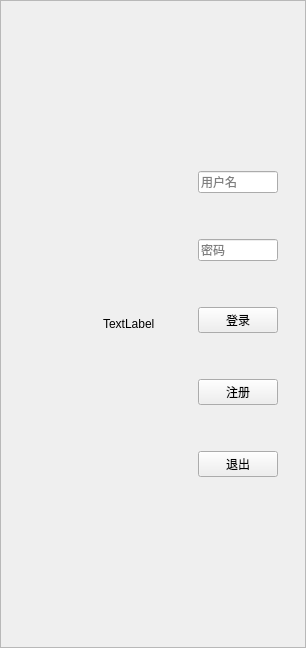
     <widget class="QWidget" name="init">
      <property name="sizePolicy">
       <sizepolicy hsizetype="Expanding" vsizetype="Expanding">
        <horstretch>7</horstretch>
        <verstretch>7</verstretch>
       </sizepolicy>
      </property>
      <property name="autoFillBackground">
       <bool>true</bool>
      </property>
      <layout class="QGridLayout" name="gridLayout_3" rowstretch="0">
       <property name="leftMargin">
        <number>0</number>
       </property>
       <property name="topMargin">
        <number>0</number>
       </property>
       <property name="rightMargin">
        <number>0</number>
       </property>
       <property name="bottomMargin">
        <number>0</number>
       </property>
       <item row="0" column="0">
        <widget class="QFrame" name="init_page">
         <property name="sizePolicy">
          <sizepolicy hsizetype="Expanding" vsizetype="Expanding">
           <horstretch>7</horstretch>
           <verstretch>7</verstretch>
          </sizepolicy>
         </property>
         <property name="autoFillBackground">
          <bool>true</bool>
         </property>
         <property name="styleSheet">
          <string notr="true"/>
         </property>
         <property name="frameShape">
          <enum>QFrame::StyledPanel</enum>
         </property>
         <property name="frameShadow">
          <enum>QFrame::Raised</enum>
         </property>
         <layout class="QGridLayout" name="gridLayout_9">
          <item row="0" column="0">
           <spacer name="verticalSpacer_23">
            <property name="orientation">
             <enum>Qt::Vertical</enum>
            </property>
            <property name="sizeHint" stdset="0">
             <size>
              <width>20</width>
              <height>161</height>
             </size>
            </property>
           </spacer>
          </item>
          <item row="1" column="0">
           <layout class="QHBoxLayout" name="horizontalLayout_7" stretch="5,1,2,1,1">
            <item>
             <spacer name="horizontalSpacer_16">
              <property name="orientation">
               <enum>Qt::Horizontal</enum>
              </property>
              <property name="sizeHint" stdset="0">
               <size>
                <width>40</width>
                <height>20</height>
               </size>
              </property>
             </spacer>
            </item>
            <item>
             <widget class="QLabel" name="reminder">
              <property name="text">
               <string>TextLabel</string>
              </property>
             </widget>
            </item>
            <item>
             <spacer name="horizontalSpacer_13">
              <property name="orientation">
               <enum>Qt::Horizontal</enum>
              </property>
              <property name="sizeHint" stdset="0">
               <size>
                <width>40</width>
                <height>20</height>
               </size>
              </property>
             </spacer>
            </item>
            <item>
             <layout class="QVBoxLayout" name="verticalLayout_8">
              <item>
               <widget class="QLineEdit" name="username">
                <property name="placeholderText">
                 <string>用户名</string>
                </property>
               </widget>
              </item>
              <item>
               <spacer name="verticalSpacer_16">
                <property name="orientation">
                 <enum>Qt::Vertical</enum>
                </property>
                <property name="sizeHint" stdset="0">
                 <size>
                  <width>20</width>
                  <height>40</height>
                 </size>
                </property>
               </spacer>
              </item>
              <item>
               <widget class="QLineEdit" name="password">
                <property name="inputMask">
                 <string/>
                </property>
                <property name="text">
                 <string/>
                </property>
                <property name="echoMode">
                 <enum>QLineEdit::Password</enum>
                </property>
                <property name="placeholderText">
                 <string>密码</string>
                </property>
               </widget>
              </item>
              <item>
               <spacer name="verticalSpacer_17">
                <property name="orientation">
                 <enum>Qt::Vertical</enum>
                </property>
                <property name="sizeHint" stdset="0">
                 <size>
                  <width>20</width>
                  <height>40</height>
                 </size>
                </property>
               </spacer>
              </item>
              <item>
               <widget class="QPushButton" name="login">
                <property name="text">
                 <string>登录</string>
                </property>
               </widget>
              </item>
              <item>
               <spacer name="verticalSpacer_18">
                <property name="orientation">
                 <enum>Qt::Vertical</enum>
                </property>
                <property name="sizeHint" stdset="0">
                 <size>
                  <width>20</width>
                  <height>40</height>
                 </size>
                </property>
               </spacer>
              </item>
              <item>
               <widget class="QPushButton" name="rgst">
                <property name="text">
                 <string>注册</string>
                </property>
               </widget>
              </item>
              <item>
               <spacer name="verticalSpacer_19">
                <property name="orientation">
                 <enum>Qt::Vertical</enum>
                </property>
                <property name="sizeHint" stdset="0">
                 <size>
                  <width>20</width>
                  <height>40</height>
                 </size>
                </property>
               </spacer>
              </item>
              <item>
               <widget class="QPushButton" name="exit">
                <property name="text">
                 <string>退出</string>
                </property>
               </widget>
              </item>
             </layout>
            </item>
            <item>
             <spacer name="horizontalSpacer_17">
              <property name="orientation">
               <enum>Qt::Horizontal</enum>
              </property>
              <property name="sizeHint" stdset="0">
               <size>
                <width>40</width>
                <height>20</height>
               </size>
              </property>
             </spacer>
            </item>
           </layout>
          </item>
          <item row="2" column="0">
           <spacer name="verticalSpacer_22">
            <property name="orientation">
             <enum>Qt::Vertical</enum>
            </property>
            <property name="sizeHint" stdset="0">
             <size>
              <width>20</width>
              <height>161</height>
             </size>
            </property>
           </spacer>
          </item>
         </layout>
        </widget>
       </item>
      </layout>
     </widget>
